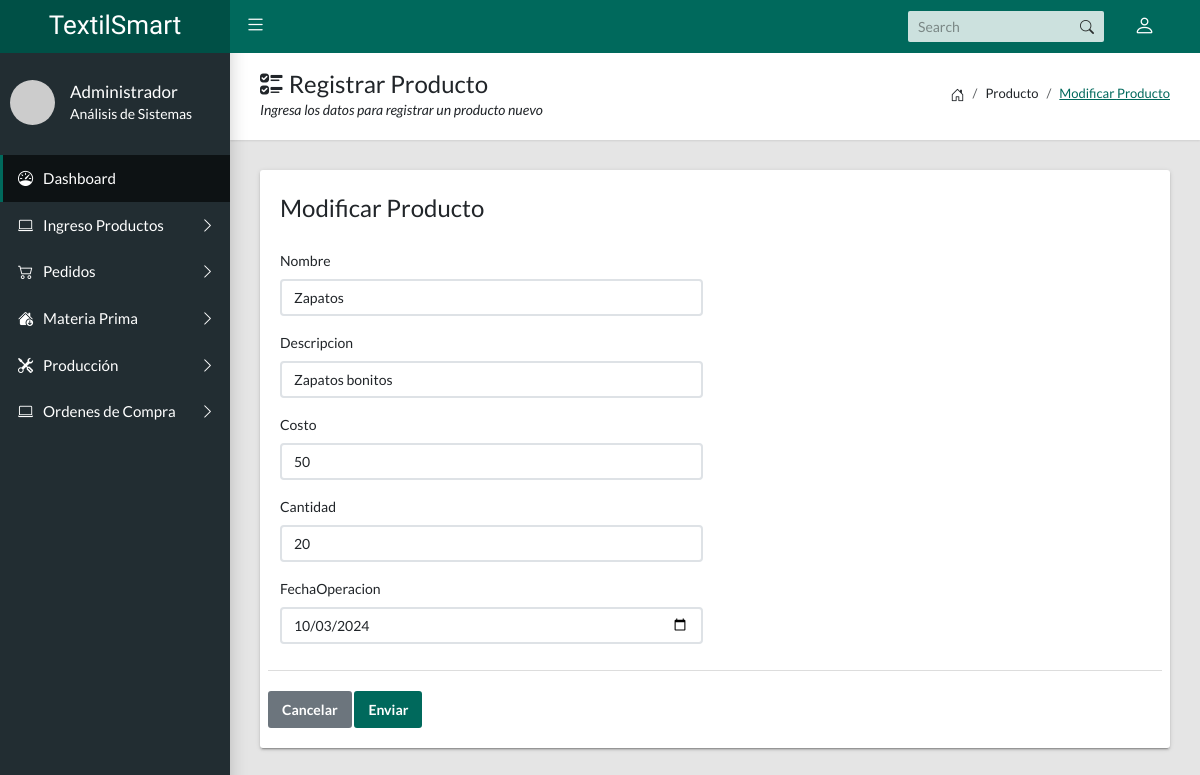
Screenshot of /?c=producto&a=FormCrear&id_producto=1 with the database file from the repository.
### tables this page shows
CREATE TABLE `producto` (
  `id_producto` int(11) NOT NULL,
  `nombre_producto` varchar(100) DEFAULT NULL,
  `descripcion_producto` text DEFAULT NULL,
  `costo_produccion` decimal(10,2) DEFAULT NULL,
  `cantidad_disponible` decimal(10,2) DEFAULT NULL,
  `fecha_creacion` date DEFAULT NULL
);

### Controlador/producto.controlador.php (called while the page is built, shortened)
<?php
require_once "Modelo/producto.php";
class ProductoControlador{
    private $modelo;
    public function __CONSTRUCT(){
        $this->modelo=new Producto;
    }
    public function FormCrear(){
        if(isset($_GET['id_producto'])){
            $p=$this->modelo->Obtener_Producto($_GET['id_producto']);
            $titulo = "Modificar";
        }
        require_once "Vista/encabezado.php";
        require_once "Vista/productos/form.php";
        require_once "Vista/pie.php";
    }
}

### Modelo/basededatos.php (called while the page is built, shortened)
<?php
class BasedeDatos{
    public static function Conectar(){
        try {
            $conexion = new PDO
            ("mysql:host=".self::servidor.";dbname=".self::nombrebd.";chartset=utf8",self::usuariobd,self::clave);
            $conexion -> setAttribute(PDO::ATTR_ERRMODE,PDO::ERRMODE_EXCEPTION);
            return $conexion;
        }catch(PDOException $e){
            return "Fallo ".$e->getMessage();
        }
    }
}

### Modelo/producto.php (called while the page is built, shortened)
<?php
class Producto{
    private $pdo;
    private $nombre_producto;
    private $descripcion_producto;
    private $costo_produccion;
    private $cantidad_disponible;
    private $fecha_creacion;
    public function __CONSTRUCT(){
        $this->pdo = BasedeDatos::Conectar();
    }
    public function getNombre_producto() : ?string{
        return $this->nombre_producto;
    }
    public function setNombre_producto(string $name){
        $this-> nombre_producto = $name;
    }
    public function getDescripcion_producto() : ?string{
        return $this->descripcion_producto;
    }
    public function setDescripcion_producto(string $descripcion){
        $this-> descripcion_producto = $descripcion;
    }
    public function getCosto_produccion() : ?float{
        return $this->costo_produccion;
    }
    public function setCosto_produccion(float $cos){
        $this-> costo_produccion = $cos;
    }
    public function getCantidad_disponible() : ?float{
        return $this->cantidad_disponible;
    }
    public function setCantidad_disponible(float $pre){
        $this-> cantidad_disponible = $pre;
    }
    public function getFecha_creacion() : ?string{
        return $this->fecha_creacion;
    }
    public function setFecha_creacion(string $fechop= 'default_date'){
        $this-> fecha_creacion= $fechop;
    }
    public function Obtener_Producto($id){
        try{
            $consulta = $this->pdo->prepare("SELECT * FROM producto WHERE id_producto=?;");
            $consulta->execute(array($id));
            $r=$consulta->fetch(PDO::FETCH_OBJ);
            $p=new Producto();
            $p->setId_producto($r->id_producto);
            $p->setNombre_producto($r->nombre_producto);
            $p->setDescripcion_producto($r->descripcion_producto);
            $p->setCosto_produccion($r->costo_produccion);
            $p->setCantidad_disponible($r->cantidad_disponible);
            $p->setFecha_creacion($r->fecha_creacion);
            return $p;
        }catch(Exception $e){
            die($e->getMessage());
        }
    }
}

### Vista/productos/form.php (the view, shortened to what this page needs)
<main class="app-content">
      <div class="app-title">
        <div>
          <h1><i class="bi bi-ui-checks"></i> Registrar Producto</h1>
          <p>Ingresa los datos para registrar un producto nuevo</p>
        </div>
        <ul class="app-breadcrumb breadcrumb">
          <li class="breadcrumb-item"><i class="bi bi-house-door fs-6"></i></li>
          <li class="breadcrumb-item">Producto</li>
          <li class="breadcrumb-item"><a href="#"><?=$titulo?> Producto</a></li>
        </ul>
      </div>
      <div class="row">
        <div class="col-md-12">
          <div class="tile">
            <div class="row">
              <div class="col-lg-6">
                <form method ="POST" action="?c=producto&a=Guardar">
                    <legend><?=$titulo?> Producto</legend>
                    <div class="mb-3">
                    <label class="form-label" for="Nombre">Nombre</label>
                    <input required class="form-control" name="Nombre" type="text" placeholder="Nombre" value="<?=$p->getNombre_producto()?>">
                    </div>
                    <div class="mb-3">
                    <label class="form-label" for="Descripcion">Descripcion</label>
                    <input required class="form-control" name="Descripcion" type="text" placeholder="Descripcion" value="<?=$p->getDescripcion_producto()?>">
                    </div>
                    <div class="mb-3">
                    <label class="form-label" for="Costo">Costo</label>
                    <input required class="form-control" name="Costo" type="number" step="0.01" placeholder="Costo" value="<?=$p->getCosto_produccion()?>">
                    </div>
                    <div class="mb-3">
                    <label class="form-label" for="Cantidad">Cantidad</label>
                    <input required class="form-control" name="Cantidad" type="number" placeholder="Cantidad" value="<?=$p->getCantidad_disponible()?>">
                    </div>
                    <div class="mb-3">
                    <label class="form-label" for="fechaOperacion">FechaOperacion</label>
                    <input required class="form-control" name="FechaOperacion" type="date" placeholder="FechaOperacion" value="<?=$p->getFecha_creacion()?>">
                    </div>
                 </div>
                  <div class="tile-footer">
                    <button class="btn btn-secondary" type="reset">Cancelar</button>
                    <button class="btn btn-primary" type="submit">Enviar</button>
                  </div>
            </div>
          </div>
        </div>
      </div>
    </main>

### rows the page displays
producto: Nombre "Zapatos", Descripcion "Zapatos bonitos", Costo "50", Cantidad "20", FechaOperacion "10/03/2024"

### other values shown
$titulo "Modificar"
